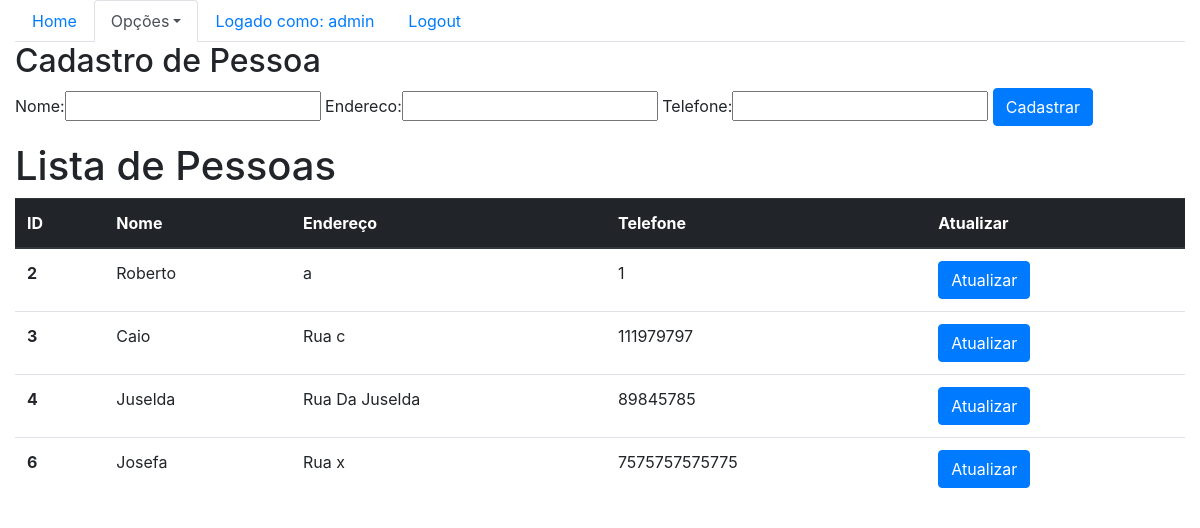
Screenshot of /sistema/pessoas/ (signed in) with the database file from the repository.
### core/models.py (models this page shows, shortened)
class Pessoa(models.Model):
    nome = models.CharField(max_length=100)
    endereco = models.CharField(max_length=200)
    telefone = models.CharField(max_length=20)

### core/views.py (the view)
@login_required
def lista_pessoas(request):
    pessoas = Pessoa.objects.all()
    p_form = PessoasForm()
    p_data = {'pessoas': pessoas, 'p_form': p_form}
    return render(request, 'core/lista_pessoas.html', p_data)

### core/forms.py
class PessoasForm(ModelForm):
    class Meta:
        model = Pessoa
        fields = '__all__'

### core/templates/core/lista_pessoas.html (shortened to what this page needs)
{% extends 'base.html' %}
{% load bootstrap %}
{% block menu %}
    <ul class="nav nav-tabs">
        <li class="nav-item">
            <a class="nav-link" href="{% url 'core_home' %}">Home</a>
        </li>
        <li class="nav-item dropdown">
            <a class="nav-link dropdown-toggle active" data-toggle="dropdown" href="#" role="button" aria-haspopup="true" aria-expanded="false">Opções</a>
        </li>
        {% if user.is_authenticated %}
            <li class="nav-item">
                <a class="nav-link" href="#">Logado como: {{ user }}</a>
            </li>
            <li class="nav-item">
                <a class="nav-link" href="{% url 'logout' %}">Logout</a>
            </li>
            {% else %}
            <li class="nav-item">
                <a class="nav-link" href="{% url 'login' %}">Login</a>
            </li>
        {%endif%}
    </ul>
{% endblock %}
{% block main %}
<div class="row">
        <div class="col-sm-12">
            <h2>Cadastro de Pessoa</h2>
            <form action="{% url 'core_pessoa_novo' %}" method="POST">
                {{ p_form |bootstrap }}
                <button type="submit" class="btn btn-primary">Cadastrar</button>
            </form>
        <h1>Lista de Pessoas</h1>
                <table class="table">
                    <thead class="thead-dark">
                      <tr>
                        <th scope="col">ID</th>
                        <th scope="col">Nome</th>
                        <th scope="col">Endereço</th>
                        <th scope="col">Telefone</th>
                        <th scope="col">Atualizar</th>
                      </tr>
                    </thead>
                    <tbody>
                        {% for pessoa in pessoas %}
                            <tr>
                                <th scope="row">{{pessoa.id}}</th>
                                <td>{{pessoa.nome}}</td>
                                <td>{{pessoa.endereco}}</td>
                                <td>{{pessoa.telefone}}</td>
                                <td><a href="{% url 'core_pessoa_update' pessoa.id %}" class="btn btn-primary">Atualizar</a></td>
                            </tr>
                      {%endfor%}
                    </tbody>
                  </table>
        </div>
    </div>
{% endblock %}

### rows the page displays
Pessoa: id "2", nome "Roberto", endereco "a", telefone "1"
Pessoa: id "3", nome "Caio", endereco "Rua c", telefone "111979797"
Pessoa: id "4", nome "Juselda", endereco "Rua Da Juselda", telefone "89845785"
Pessoa: id "6", nome "Josefa", endereco "Rua x", telefone "7575757575775"

### other values shown
{{ user }} "admin"
